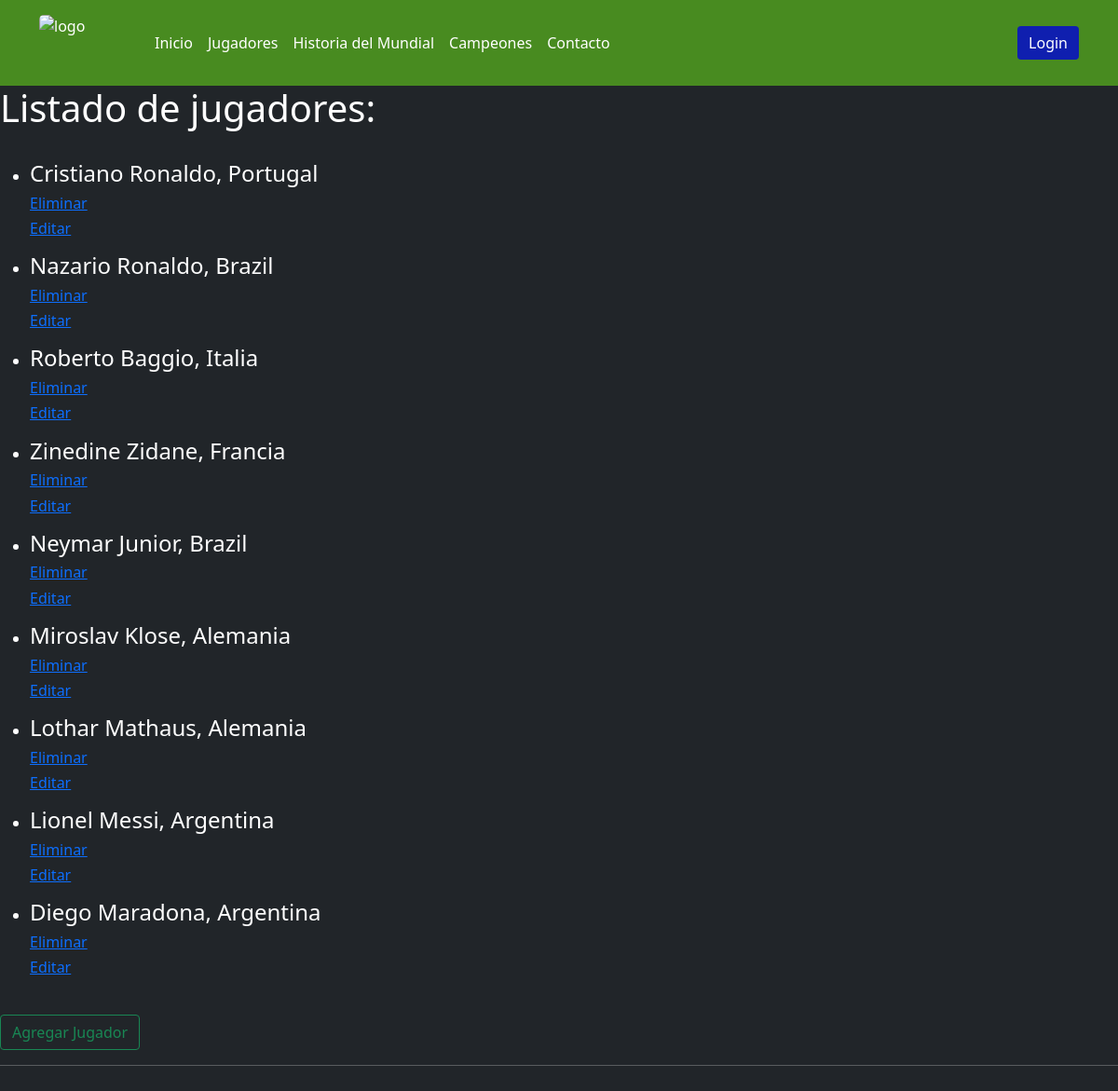
The app's page /leerpersonas/ with its own data.
### Personas/models.py (models this page shows)
class Persona(models.Model):
    nombre=models.CharField(max_length=255)
    apellido=models.CharField(max_length=255)
    nacionalidad=models.CharField(max_length=255)
    ranking=models.IntegerField()
    def __str__(self):
        return f"{self.nombre} {self.apellido}"

### Personas/views.py (the view)
# urls.py: path('leerpersonas/', leerPersonas , name="leerPersonas"),
def leerPersonas(request):
    persona= Persona.objects.all()
    print(persona)
    return render (request ,"Personas/leerPersonas.html", {"persona": persona})

### Personas/templates/Personas/leerPersonas.html (shortened to what this page needs)
{% extends "Personas/padre.html" %}
{% load static %}
{% block contenidoQueCambia %}
<h1>Listado de jugadores: </h1>
<br>
{% for personas in persona %}
    <ul>
        <li>
           <h4>
            {{ personas.nombre }} {{ personas.apellido }}, {{ personas.nacionalidad }}
        </h4>
        <h6><a href="{% url 'eliminarPersonas' personas.id %}" class="">Eliminar</a></h6>
        <h6><a href="{% url 'editarPersona' personas.id %}" class="">Editar</a></h6>
        </li>
    </ul>
{% endfor %}
<br>
<a href="{% url 'Persona' %}" class="btn btn-outline-success">Agregar Jugador</a>
{% endblock %}

### Personas/static/Personas/css/style.css (style rules this page uses)
html { margin: 0; padding: 0; box-sizing: border-box; }
body { height: 100vh; color: white; overflow-x: hidden; }

### records on screen
Persona: nombre "Cristiano", apellido "Ronaldo", nacionalidad "Portugal"
Persona: nombre "Nazario", apellido "Ronaldo", nacionalidad "Brazil"
Persona: nombre "Roberto", apellido "Baggio", nacionalidad "Italia"
Persona: nombre "Zinedine", apellido "Zidane", nacionalidad "Francia"
Persona: nombre "Neymar", apellido "Junior", nacionalidad "Brazil"
Persona: nombre "Miroslav", apellido "Klose", nacionalidad "Alemania"
Persona: nombre "Lothar", apellido "Mathaus", nacionalidad "Alemania"
Persona: nombre "Lionel", apellido "Messi", nacionalidad "Argentina"
Persona: nombre "Diego", apellido "Maradona", nacionalidad "Argentina"
